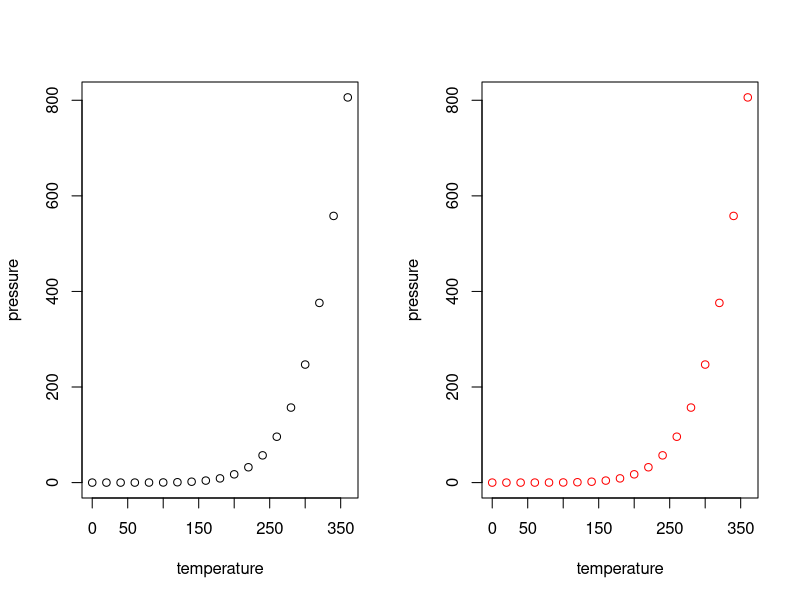

Source code (R):
## ---- chunk 1
knitr::opts_chunk$set(echo = FALSE)
## ---- chunk 2
head(mtcars, 3)
## ---- chunk 3
head(mtcars, 3)
## ---- chunk 4
head(mtcars, 3)
## ---- chunk 5
par(mfrow=c(1,2))
    plot(pressure)
    plot(pressure, col='red')
